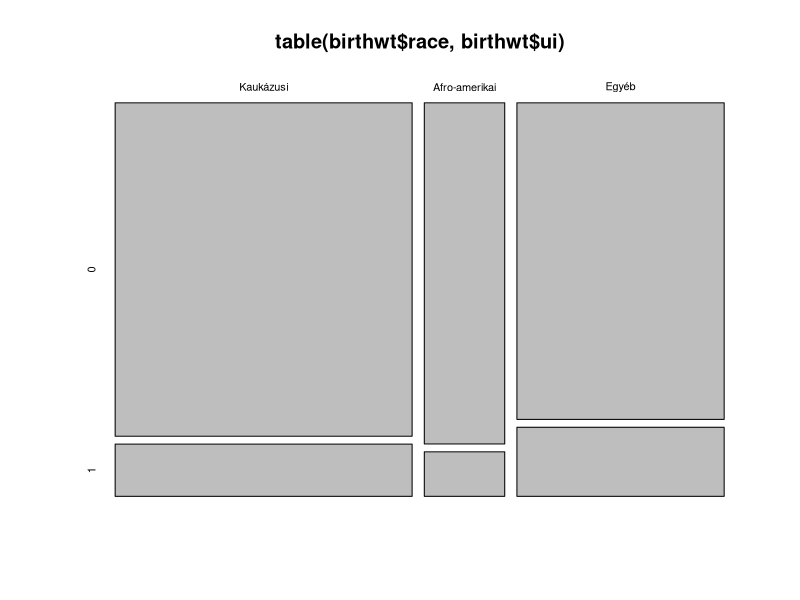
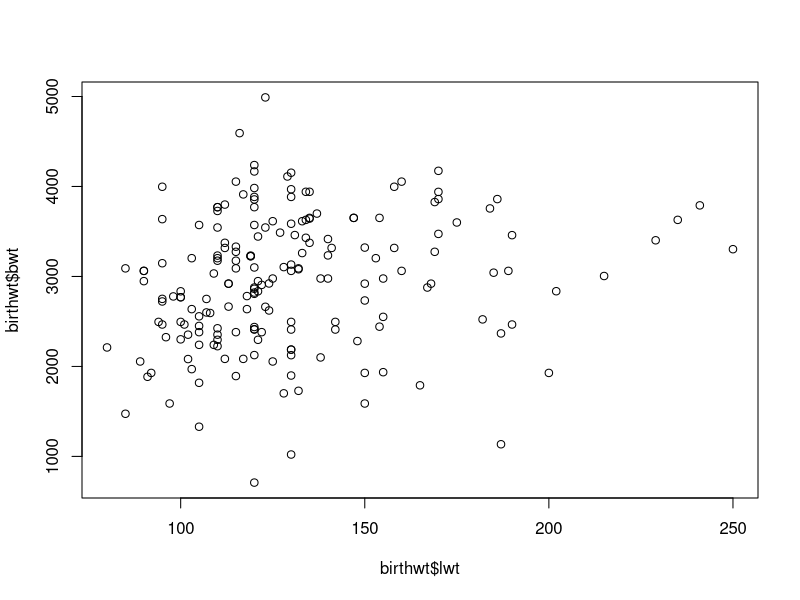
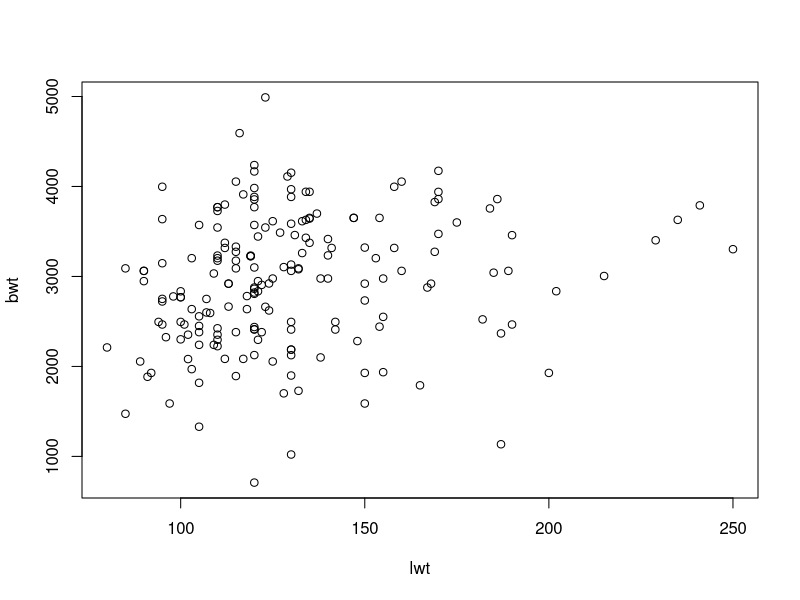

R code for these plots, in order:
data(birthwt, package = "MASS")

n <- nrow(birthwt)

birthwt$race <- factor(birthwt$race, levels = 1:3,
                       labels = c("Kaukázusi",
                                  "Afro-amerikai",
                                  "Egyéb"))

birthwt$race
birthwt$ui

table(birthwt$race, birthwt$ui)

margin.table(table(birthwt$race, birthwt$ui), 1)
table(birthwt$race)

prop.table(table(birthwt$race, birthwt$ui))

prop.table(table(birthwt$race, birthwt$ui), 1)
prop.table(table(birthwt$race, birthwt$ui), 2)

table(birthwt$race, birthwt$ui)

prop.table(table(birthwt$race))
prop.table(table(birthwt$ui))

tabe <- outer(prop.table(table(birthwt$race)),
              prop.table(table(birthwt$ui)))
tabe
sum(tabe)
tabe*n

tabo <- table(birthwt$race, birthwt$ui)
tabo

(tabo-tabe*n)^2/(tabe*n)

sum((tabo-tabe*n)^2/(tabe*n))

chisq.test(birthwt$race, birthwt$ui)

chisqstat <- sum((tabo-tabe*n)^2/(tabe*n))

sqrt((chisqstat/n)/min(dim(tabo)-1))

mosaicplot(table(birthwt$race, birthwt$ui))

###

birthwt[, c("bwt", "lwt")]

plot(birthwt$lwt, birthwt$bwt)
plot(bwt ~ lwt, data = birthwt)

sum((birthwt$bwt-mean(birthwt$bwt))*
      (birthwt$lwt-mean(birthwt$lwt)))/(n-1)

cov(birthwt$bwt, birthwt$lwt)

cov(birthwt$bwt, birthwt$lwt)/(sd(birthwt$bwt)*sd(birthwt$lwt))
cor(birthwt$bwt, birthwt$lwt)
